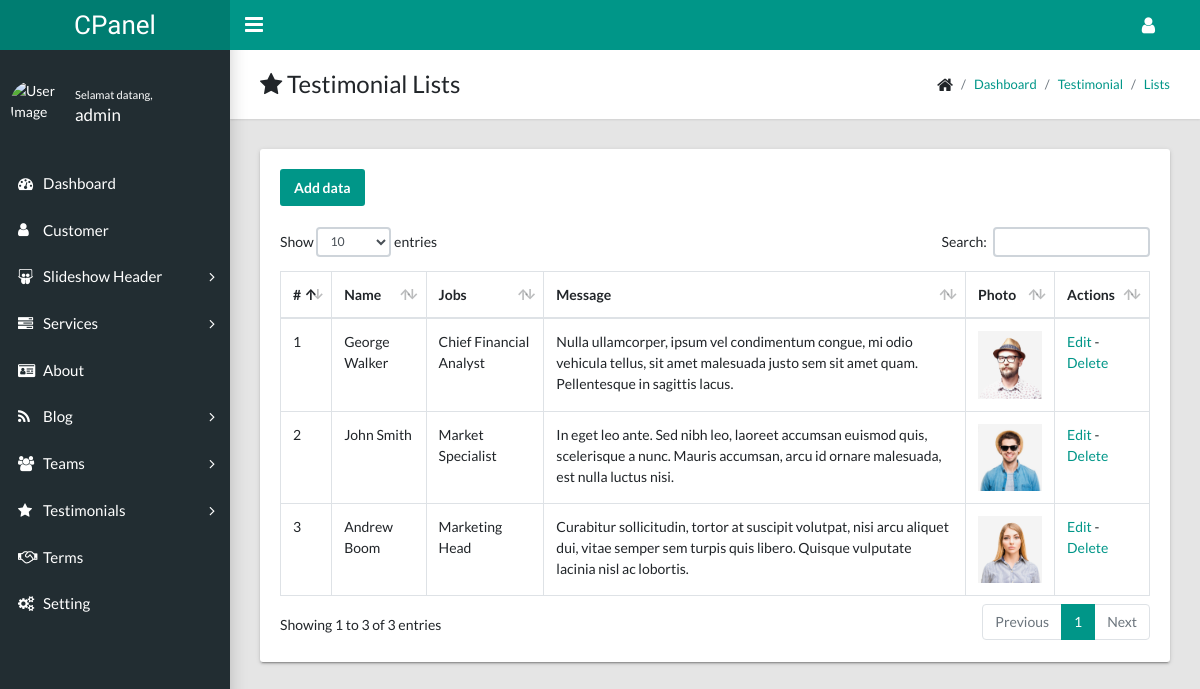
The page /control/testimonials/list.php (signed in) on the database its author committed.
### tables this page shows
CREATE TABLE `testimonials` (
  `id` int(11) NOT NULL,
  `name` varchar(50) NOT NULL,
  `jobs` varchar(100) NOT NULL,
  `message` text NOT NULL,
  `photo` text NOT NULL
);

### control/includes/config.php (called while the page is built, shortened)
<?php
$dbhost = "localhost";
$dbname = "wizhart";
$dbuser = "root";
$dbpass = "";
$dbcharset = "utf8";

### control/includes/mysqlbase.php (called while the page is built, shortened)
<?php
    class MySQLBase {
        protected $connection;
        public function __construct($hostname, $database, $username, $password) {
            $this->connection = new mysqli($hostname, $username, $password, $database);
        }
        public function getAll($tableName) {
            $query = "SELECT * FROM " . $tableName;
            $result = $this->connection->query($query);
            return $result;
        }
    }

### control/testimonials/list.php (the view, shortened to what this page needs)
<?php
    include_once("../includes/config.php");
?>
<!DOCTYPE html>
<html lang="en">
  <head>
    <link rel="stylesheet" type="text/css" href="../assets/css/main.css">
    <link rel="stylesheet" type="text/css" href="https://maxcdn.bootstrapcdn.com/font-awesome/4.7.0/css/font-awesome.min.css">
  </head>
  <body class="app sidebar-mini">
    <?php include_once("../includes/header.php"); ?>
    <?php include_once("../includes/sidebar.php"); ?>
    <main class="app-content">
      <div class="app-title">
        <div>
          <h1><i class="fa fa-star"></i> Testimonial Lists</h1>
        </div>
        <ul class="app-breadcrumb breadcrumb">
          <li class="breadcrumb-item"><i class="fa fa-home fa-lg"></i></li>
          <li class="breadcrumb-item"><a href="#">Dashboard</a></li>
          <li class="breadcrumb-item"><a href="#">Testimonial</a></li>
          <li class="breadcrumb-item"><a href="#">Lists</a></li>
        </ul>
      </div>
      <div class="row">
      <div class="col-md-12">
          <div class="tile">
            <div>
              <a href="add.php"><button class="btn btn-primary" type="submit">Add data</button></a>
              <br><br>
            </div>
            <div class="tile-body">
              <div class="table-responsive">
                <table class="table table-hover table-bordered" id="sampleTable">
                  <thead>
                    <tr>
                      <th>#</th>
                      <th>Name</th>
                      <th>Jobs</th>
                      <th>Message</th>
                      <th>Photo</th>
                      <th>Actions</th>
                    </tr>
                  </thead>
                  <tbody>
                    <?php
                      include '../includes/mysqlbase.php';
                      $db = new MySQLBase($dbhost, $dbname, $dbuser, $dbpass, $dbcharset);
                      $result = $db->getAll("testimonials");
                      $no = 1;
                      foreach ($result as $r) {
                    ?>
                    <tr>
                      <td><?= $no ?></td>
                      <td><?= $r['name'] ?></td>
                      <td><?= $r['jobs'] ?></td>
                      <td><?= $r['message'] ?></td>
                      <td>
                        <img src="../../assets/images/testimonials/<?= $r['photo'] ?>" alt="" width="64px">
                      </td>
                      <td>
                        <a href="edit.php?id=<?= $r['id'] ?>">Edit</a> -
                        <a href="delete.php?id=<?= $r['id'] ?>" onclick="return confirm('Are you sure you want to delete this data?');">Delete</a></td>
                    </tr>
                    <?php $no++; } ?>
                  </tbody>
                </table>
              </div>
            </div>
          </div>
        </div>
      </div>
    </main>
  </body>
</html>

### rows shown on the page
testimonials: name "George Walker", jobs "Chief Financial Analyst", message "Nulla ullamcorper, ipsum vel condimentum congue, mi odio vehicula tellus, sit amet malesuada justo sem sit amet quam. Pellentesque in sagittis lacus.", photo (picture)
testimonials: name "John Smith", jobs "Market Specialist", message "In eget leo ante. Sed nibh leo, laoreet accumsan euismod quis, scelerisque a nunc. Mauris accumsan, arcu id ornare malesuada, est nulla luctus nisi.", photo (picture)
testimonials: name "Andrew Boom", jobs "Marketing Head", message "Curabitur sollicitudin, tortor at suscipit volutpat, nisi arcu aliquet dui, vitae semper sem turpis quis libero. Quisque vulputate lacinia nisl ac lobortis.", photo (picture)

### other values the page prints
$_SESSION['username'] "admin"
